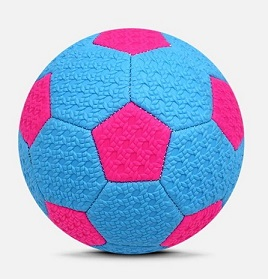
#> input picture Aula12/bola_pink_blue.jpg, 268 x 279 px
$ python Exercicio8.py
#> lines starting #> are read from the running program, lines starting #| are printed output that depends on the picture; after the words box and inside, x2 and y2 are one past the last pixel; in counts of white or black regions, pixels touching at a corner belong together
import cv2

import numpy as np


Frame = cv2.imread("bola_pink_blue.jpg")
#> Frame is the input picture: shape (279, 268, 3); mean B, G, R 216.1, 180.3, 171.3
hsv = cv2.cvtColor(Frame,cv2.COLOR_BGR2HSV)
#> hsv: shape (279, 268, 3); mean H, S, V 73.5, 100.5, 230.3
#Procurar somente a cor red na imagem
lower_red = np.array([150,127,127])
upper_red =  np.array([250,255,255])

mask = cv2.inRange(hsv,lower_red,upper_red)
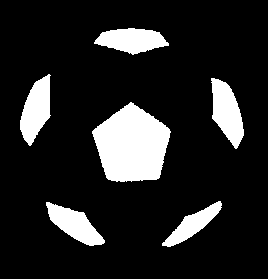
#> mask: shape (279, 268); 14.4% white; 6 white regions, box (x1, y1, x2, y2) and area: (92, 102, 171, 182) 4446, (211, 78, 244, 149) 1413, (20, 74, 51, 146) 1361, (94, 28, 169, 55) 1320, (46, 202, 105, 246) 1247, (162, 201, 222, 247) 960
res = cv2.bitwise_and(Frame, Frame, mask=mask)
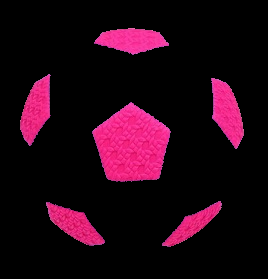
#> res: shape (279, 268, 3); mean B, G, R 19.6, 6.4, 33.6

cv2.imshow("Frame", Frame)
cv2.imshow("Mask", mask)
cv2.imshow("Azul", res)
cv2.waitKey(0)
